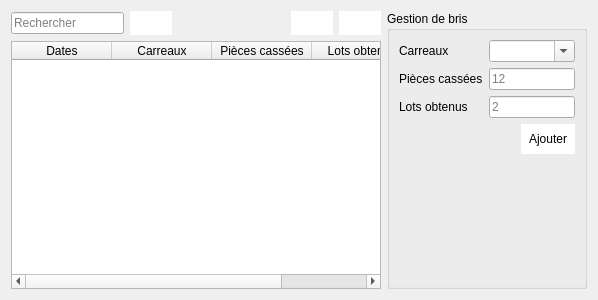
<?xml version="1.0" encoding="UTF-8"?>
<ui version="4.0">
 <class>Bris</class>
 <widget class="QDialog" name="Bris">
  <property name="geometry">
   <rect>
    <x>0</x>
    <y>0</y>
    <width>598</width>
    <height>300</height>
   </rect>
  </property>
  <property name="windowTitle">
   <string>Bris de carreaux</string>
  </property>
  <layout class="QHBoxLayout" name="horizontalLayout_3">
   <item>
    <layout class="QVBoxLayout" name="verticalLayout_2">
     <item>
      <layout class="QHBoxLayout" name="horizontalLayout_2">
       <item>
        <widget class="QLineEdit" name="search">
         <property name="enabled">
          <bool>true</bool>
         </property>
         <property name="placeholderText">
          <string>Rechercher</string>
         </property>
        </widget>
       </item>
       <item>
        <widget class="QPushButton" name="pushButton_2">
         <property name="enabled">
          <bool>false</bool>
         </property>
         <property name="styleSheet">
          <string notr="true">background-color:white;
border:none;
padding:5px;</string>
         </property>
         <property name="text">
          <string/>
         </property>
         <property name="icon">
          <iconset resource="img.qrc">
           <normaloff>:/img/images/imprimer.png</normaloff>:/img/images/imprimer.png</iconset>
         </property>
        </widget>
       </item>
       <item>
        <spacer name="horizontalSpacer_2">
         <property name="orientation">
          <enum>Qt::Horizontal</enum>
         </property>
         <property name="sizeHint" stdset="0">
          <size>
           <width>40</width>
           <height>20</height>
          </size>
         </property>
        </spacer>
       </item>
       <item>
        <widget class="QPushButton" name="btn_edit">
         <property name="enabled">
          <bool>false</bool>
         </property>
         <property name="styleSheet">
          <string notr="true">background-color:white;
border:none;
padding:5px;</string>
         </property>
         <property name="text">
          <string/>
         </property>
         <property name="icon">
          <iconset resource="img.qrc">
           <normaloff>:/img/images/edit.png</normaloff>:/img/images/edit.png</iconset>
         </property>
        </widget>
       </item>
       <item>
        <widget class="QPushButton" name="btn_del">
         <property name="enabled">
          <bool>false</bool>
         </property>
         <property name="styleSheet">
          <string notr="true">background-color:white;
border:none;
padding:5px;</string>
         </property>
         <property name="text">
          <string/>
         </property>
         <property name="icon">
          <iconset resource="img.qrc">
           <normaloff>:/img/images/trash-outline.svg</normaloff>:/img/images/trash-outline.svg</iconset>
         </property>
        </widget>
       </item>
      </layout>
     </item>
     <item>
      <widget class="QTableWidget" name="table_liste_point_vente">
       <property name="gridStyle">
        <enum>Qt::DashDotDotLine</enum>
       </property>
       <column>
        <property name="text">
         <string>Dates</string>
        </property>
       </column>
       <column>
        <property name="text">
         <string>Carreaux</string>
        </property>
       </column>
       <column>
        <property name="text">
         <string>Pièces cassées</string>
        </property>
       </column>
       <column>
        <property name="text">
         <string>Lots obtenus</string>
        </property>
       </column>
      </widget>
     </item>
    </layout>
   </item>
   <item>
    <widget class="QGroupBox" name="groupBox">
     <property name="maximumSize">
      <size>
       <width>200</width>
       <height>16777215</height>
      </size>
     </property>
     <property name="title">
      <string>Gestion de bris</string>
     </property>
     <layout class="QVBoxLayout" name="verticalLayout">
      <item>
       <layout class="QFormLayout" name="formLayout">
        <property name="fieldGrowthPolicy">
         <enum>QFormLayout::AllNonFixedFieldsGrow</enum>
        </property>
        <item row="0" column="0">
         <widget class="QLabel" name="label">
          <property name="text">
           <string>Carreaux</string>
          </property>
         </widget>
        </item>
        <item row="1" column="0">
         <widget class="QLabel" name="label_2">
          <property name="text">
           <string>Pièces cassées</string>
          </property>
         </widget>
        </item>
        <item row="2" column="0">
         <widget class="QLabel" name="label_3">
          <property name="text">
           <string>Lots obtenus</string>
          </property>
         </widget>
        </item>
        <item row="1" column="1">
         <widget class="QLineEdit" name="pieces_cassees">
          <property name="placeholderText">
           <string>12</string>
          </property>
         </widget>
        </item>
        <item row="2" column="1">
         <widget class="QLineEdit" name="lot_obtenu">
          <property name="placeholderText">
           <string>2</string>
          </property>
         </widget>
        </item>
        <item row="0" column="1">
         <widget class="QComboBox" name="produit">
          <property name="editable">
           <bool>true</bool>
          </property>
         </widget>
        </item>
       </layout>
      </item>
      <item>
       <layout class="QHBoxLayout" name="horizontalLayout">
        <item>
         <spacer name="horizontalSpacer">
          <property name="orientation">
           <enum>Qt::Horizontal</enum>
          </property>
          <property name="sizeHint" stdset="0">
           <size>
            <width>40</width>
            <height>20</height>
           </size>
          </property>
         </spacer>
        </item>
        <item>
         <widget class="QPushButton" name="pushButton">
          <property name="styleSheet">
           <string notr="true">border:none;
background-color:white;
padding:8px;</string>
          </property>
          <property name="text">
           <string>Ajouter</string>
          </property>
         </widget>
        </item>
       </layout>
      </item>
      <item>
       <widget class="QLabel" name="alerte">
        <property name="text">
         <string/>
        </property>
       </widget>
      </item>
      <item>
       <spacer name="verticalSpacer">
        <property name="orientation">
         <enum>Qt::Vertical</enum>
        </property>
        <property name="sizeHint" stdset="0">
         <size>
          <width>20</width>
          <height>40</height>
         </size>
        </property>
       </spacer>
      </item>
     </layout>
    </widget>
   </item>
  </layout>
 </widget>
 <resources>
  <include location="img.qrc"/>
 </resources>
 <connections/>
</ui>
